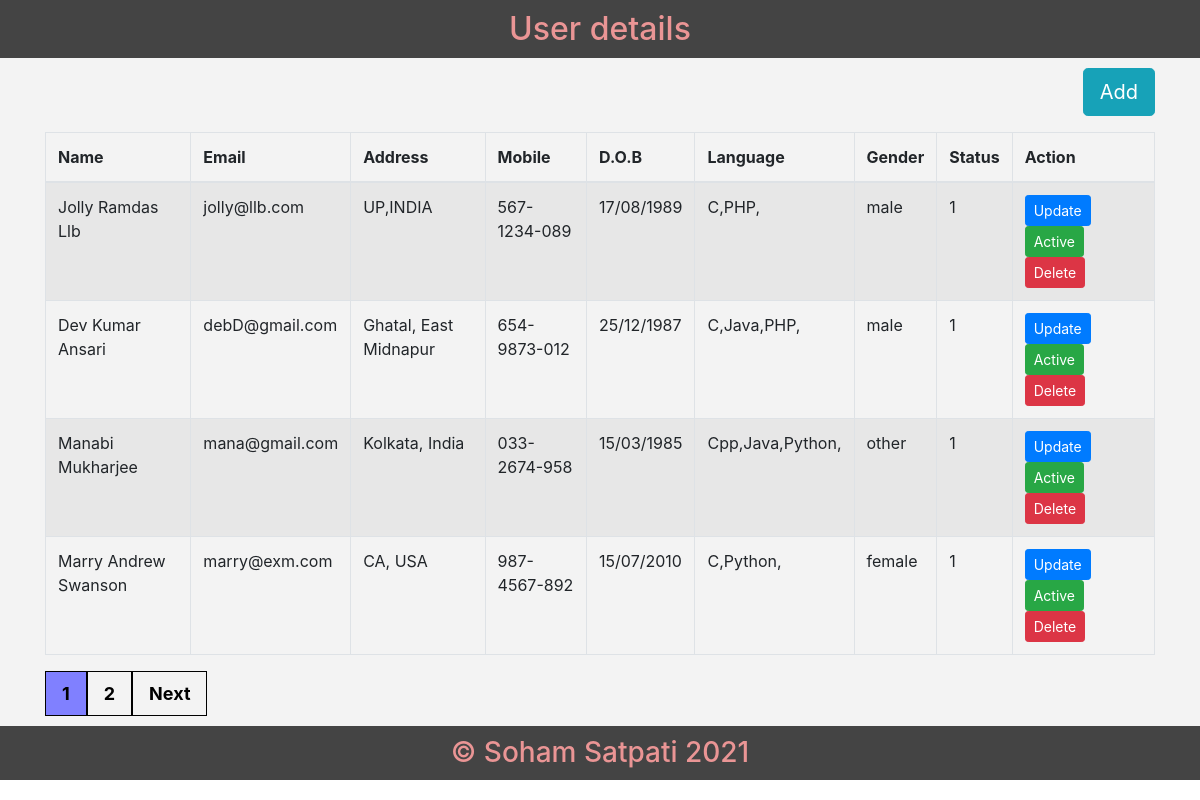
The page /userDetails.php on the database as committed earlier.
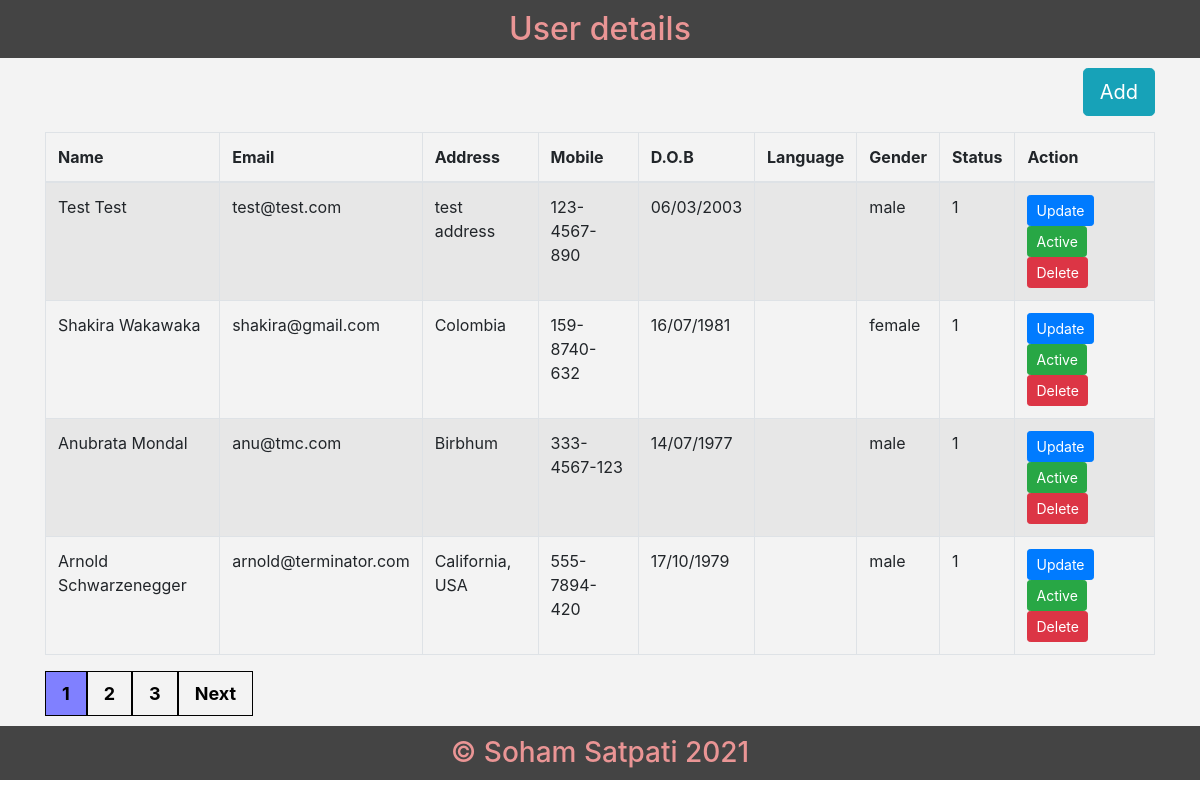
The same page on the database as committed later.
### tables this page shows
CREATE TABLE `temp_user` (
  `id` int(11) NOT NULL,
  `email` varchar(255) NOT NULL,
  `pass` varchar(255) NOT NULL,
  `status` enum('0','1') NOT NULL
);

CREATE TABLE `user` (
  `id` int(11) NOT NULL,
  `user_id` int(11) NOT NULL,
  `name` varchar(255) NOT NULL,
  `email` varchar(255) NOT NULL,
  `password` varchar(255) NOT NULL,
  `address` varchar(255) NOT NULL,
  `mobile` varchar(50) NOT NULL,
  `dob` varchar(50) NOT NULL,
  `lang` varchar(255) NOT NULL,
  `gender` varchar(20) NOT NULL
);

### userDetails.php (the view, shortened to what this page needs)
<?php require_once "dbconn.php";
include "./include/header.php";
?>
<?php
        $per_page_record = 4;
        if (isset($_GET["page"])) {
            $page  = $_GET["page"];
        }
        else {
          $page=1;
        }
        $start_from = ($page-1) * $per_page_record;
$sql = "SELECT t.id,t.status, u.name, u.email, u.address, u.mobile, u.dob, u.lang, u.gender FROM temp_user t, user u WHERE t.id = u.user_id  ORDER BY t.id DESC LIMIT $start_from, $per_page_record";
$result = $conn->query($sql);
?>
<section class="myheader">
<h2><?php echo "User details";?></h2>
</section>
<section class="maincontent">
<div class="container">
<form method="post">
<p class="text-right">
<a href="index.php" class="btn btn-info btn-lg">
          <span class="glyphicon glyphicon-plus"> Add</span>
        </a>
</p>
  <table class="table table-striped table-condensed table-bordered">
    <thead>
      <tr>
        <th>Name</th>
        <th>Email</th>
        <th>Address</th>
        <th>Mobile</th>
        <th>D.O.B</th>
        <th>Language</th>
        <th>Gender</th>
        <th>Status</th>
        <th>Action</th>
      </tr>
    </thead>
    <tbody>
    <?php
    if ($result->num_rows > 0) {
      while($row = $result->fetch_assoc()) {
    ?>
      <tr>
        <td><?php echo $row["name"];?></td>
        <td><?php echo $row["email"];?></td>
        <td><?php echo $row["address"];?></td>
        <td><?php echo $row["mobile"];?></td>
        <td><?php echo $row["dob"];?></td>
        <td>
        <?php
        $arr = json_decode($row["lang"], TRUE);
        if (is_array($arr) || is_object($arr)){
        foreach($arr as $key=>$value){
          echo $value.",";
        }
      }
        ?>
      </td>
      <td><?php echo $row["gender"];?></td>
      <td><?php echo $row["status"];?></td>
        <td>
        <a href="updateuser.php?id=<?php echo $row['id'];?>">
        <button type="button" class="btn btn-primary btn-sm" formaction="">Update</button>
        </a>
       <?php
       if($row["status"] == 1){
       ?>
       <a href="statuschange.php?id=<?php echo $row['id'];?>&status=<?php echo $row["status"];?>">
        <button type="button" class="btn btn-success btn-sm">Active</button>
        </a>
        <?php
        }
        ?>
        <a href="deleteuser.php?id=<?php echo $row['id'];?>" onclick="return confirm('Are you sure?')">
        <button type="button" class="btn btn-danger btn-sm">Delete</button>
        </a>
        </td>
      </tr>
      <?php
  }
} else {
  echo "0 results";
}
  ?>
    </tbody>
  </table>
  <div class="pagination">
  <?php
    $query = "SELECT COUNT(*) FROM user";
    $rs_result = mysqli_query($conn, $query);
    $row = mysqli_fetch_row($rs_result);
    $total_records = $row[0];
    $total_pages = ceil($total_records / $per_page_record);
    $pagLink = "";
  for ($i=1; $i<=$total_pages; $i++) {
    if ($i == $page) {
        $pagLink .= "<a class = 'active' href='userDetails.php?page="
                                          .$i."'>".$i." </a>";
    }
    else  {
        $pagLink .= "<a href='userDetails.php?page=".$i."'>
                                          ".$i." </a>";
    }
  }
  echo $pagLink;
  if($page<$total_pages){
      echo "<a href='userDetails.php?page=".($page+1)."'>  Next </a>";
  }
  ?>
</div>
  </form>
</div>
</section>
<?php
include "./include/footer.php";
?>

### include/header.php (shortened to what this page needs)
<!doctype html>
<head>
  <link rel="stylesheet" href="./css/style.css"/>
  <link href="https://cdnjs.cloudflare.com/ajax/libs/bootstrap-datepicker/1.7.1/css/bootstrap-datepicker.min.css" rel="stylesheet"/>
    <link href="https://maxcdn.bootstrapcdn.com/bootstrap/4.0.0/css/bootstrap.min.css" rel="stylesheet">
  <link rel="stylesheet" href="https://maxcdn.bootstrapcdn.com/bootstrap/4.5.2/css/bootstrap.min.css">
</head>
<body>
<div class ="phpcoding">

### include/footer.php (shortened to what this page needs)
<section class="myfooter">
<h3>&copy Soham Satpati <?php echo date('Y');?></h3>
</section>
</div>
</body>
</html>

### css/style.css (style rules this page uses)
.phpcoding { width: auto; margin:0 auto; background: rgb(243, 243, 243); }
.myheader,.myfooter { background:#444; color:#ea9595; text-align:center; padding:10px; }
.maincontent { height:auto; padding:10px; }
.myheader h2,.myfooter h3 { margin: 0; }
.pagination { display: inline-block; }
.pagination a { font-weight:bold; font-size:18px; color: black; float: left; padding: 8px 16px; text-decoration: none; border:1px solid black; }
.pagination a.active { background-color: #8080FF; }
body { font-family: Arial, Helvetica, sans-serif; }

Rows that differ between the two databases and show on the page:
no longer on this page (row unchanged): temp_user: user.name "Jolly Ramdas Llb", user.email "jolly@llb.com", user.address "UP,INDIA", user.mobile "567-1234-089", user.dob "17/08/1989", user.lang "C", user.lang "PHP", user.gender "male", status "1"
no longer on this page (row unchanged): temp_user: user.name "Dev Kumar Ansari", user.email "debD@gmail.com", user.address "Ghatal, East Midnapur", user.mobile "654-9873-012", user.dob "25/12/1987", user.lang "C", user.lang "Java", user.lang "PHP", user.gender "male", status "1"
no longer on this page (row unchanged): temp_user: user.name "Manabi Mukharjee", user.email "mana@gmail.com", user.address "Kolkata, India", user.mobile "033-2674-958", user.dob "15/03/1985", user.lang "Cpp", user.lang "Java", user.lang "Python", user.gender "other", status "1"
no longer on this page (row unchanged): temp_user: user.name "Marry Andrew Swanson", user.email "marry@exm.com", user.address "CA, USA", user.mobile "987-4567-892", user.dob "15/07/2010", user.lang "C", user.lang "Python", user.gender "female", status "1"
added temp_user: user.name "Test Test", user.email "test@test.com", user.address "test address", user.mobile "123-4567-890", user.dob "06/03/2003", user.gender "male", status "1"
added temp_user: user.name "Shakira Wakawaka", user.email "shakira@gmail.com", user.address "Colombia", user.mobile "159-8740-632", user.dob "16/07/1981", user.gender "female", status "1"
added temp_user: user.name "Anubrata Mondal", user.email "anu@tmc.com", user.address "Birbhum", user.mobile "333-4567-123", user.dob "14/07/1977", user.gender "male", status "1"
added temp_user: user.name "Arnold Schwarzenegger", user.email "arnold@terminator.com", user.address "California, USA", user.mobile "555-7894-420", user.dob "17/10/1979", user.gender "male", status "1"
Other text that changed with them:
new list line: "3"
